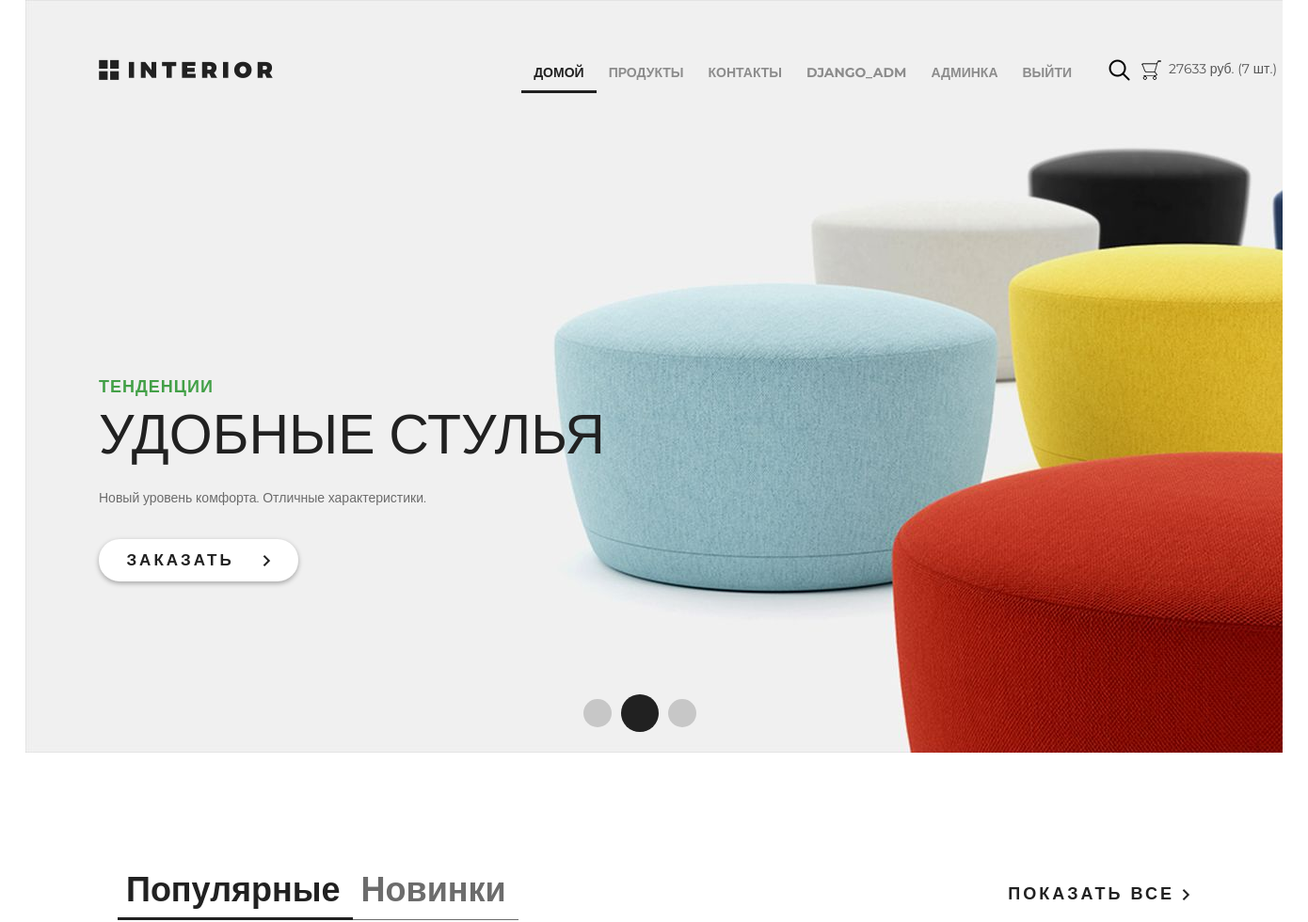
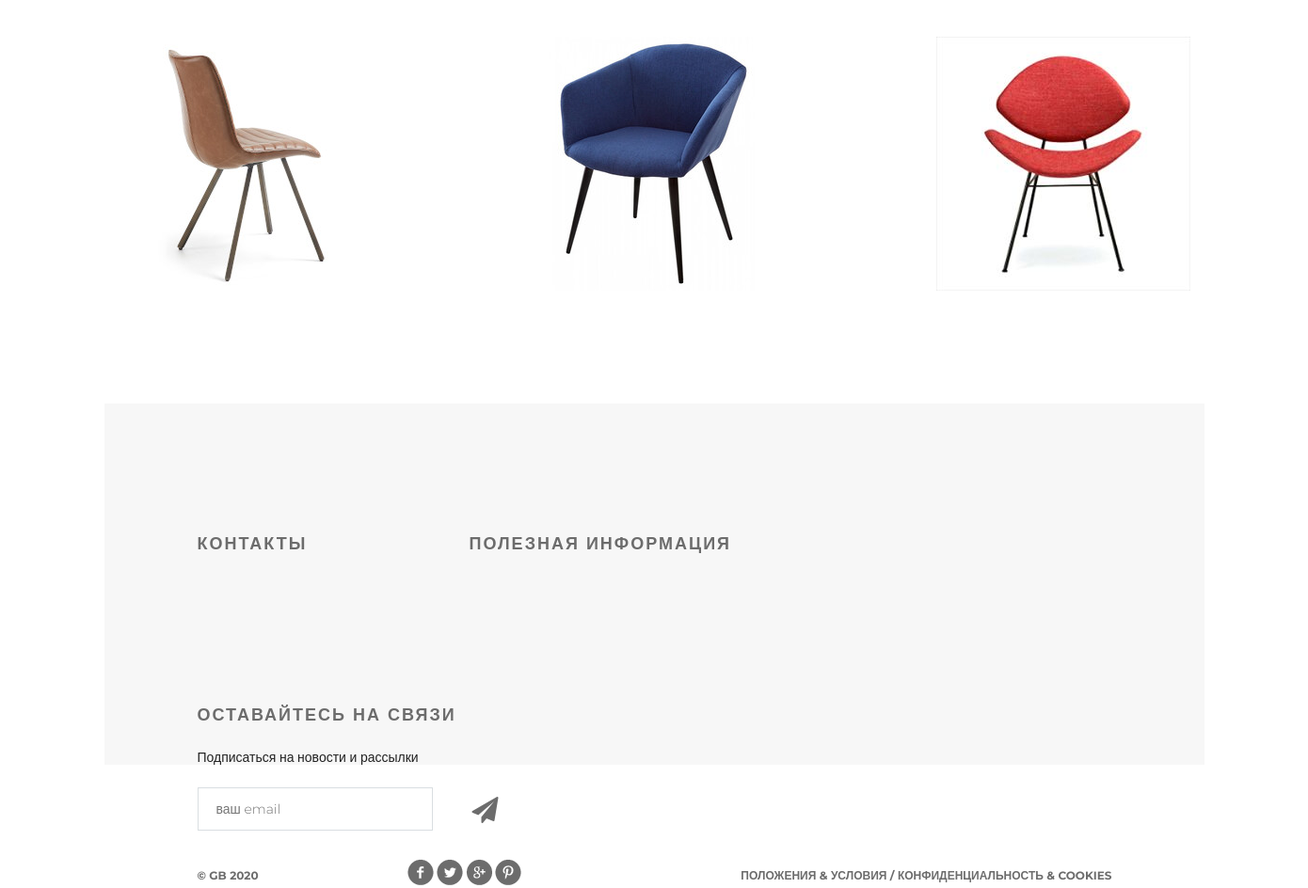
Page / (signed in) on the committed database (2 pictures, top to bottom).
### authapp/models.py (models this page shows)
class ShopUser(AbstractUser):
    avatar = models.ImageField(upload_to='users_avatars', blank=True, verbose_name='аватар')
    age = models.PositiveSmallIntegerField(verbose_name='Возраст')

### basketapp/models.py (models this page shows)
class Basket(models.Model):
    user = models.ForeignKey(settings.AUTH_USER_MODEL, on_delete=models.CASCADE, related_name='basket')
    product = models.ForeignKey(Product, on_delete=models.CASCADE)
    quantity = models.PositiveIntegerField(verbose_name='количество', default=0)
    add_datetime = models.DateTimeField(auto_now_add=True, verbose_name='время')
    class Meta:
        verbose_name_plural = 'Наборы товаров'
        verbose_name = 'Набор товаров'
        ordering = ['-add_datetime']
    @property
    def product_cost(self):
        return self.product.price * self.quantity
    @property
    def total_quantity(self):
        _items = Basket.objects.filter(user=self.user)
        _total_quantity = sum(list(map(lambda x: x.quantity, _items)))
        return _total_quantity
    @property
    def total_cost(self):
        _items = Basket.objects.filter(user=self.user)
        _total_cost = sum(list(map(lambda x: x.product_cost, _items)))
        return _total_cost

### mainapp/models.py (models this page shows, shortened)
class Product(models.Model):
    category = models.ForeignKey(ProductCategory, on_delete=models.CASCADE, verbose_name='Категория')
    name = models.CharField(max_length=128, verbose_name='Название')
    image = models.ImageField(upload_to='products_images', blank=True, verbose_name='Изображение')
    short_desc = models.CharField(max_length=120, verbose_name='Краткое описание')
    description = models.TextField(verbose_name='Описание', blank=True)
    price = models.DecimalField(verbose_name='Цена', max_digits=8, decimal_places=2, default=0)
    quantity = models.PositiveIntegerField(default=0, verbose_name='Количество на складе')
    is_active = models.BooleanField(default=True, verbose_name='Активен')

### mainapp/views.py (the view)
# urls.py: path('', mainapp.main, name='main'),
def main(request):
    title = 'Главная'
    products = Product.objects.all()[:3]
    content = {
        'title': title,
        'products': products,
        'basket': get_basket(request.user),
    }
    return render(request, 'mainapp/index.html', content)

### mainapp/views.py (called while the page is built)
def get_basket(user):
    basket = []
    if user.is_authenticated:
        return Basket.objects.filter(user=user)
    return []

### mainapp/templates/mainapp/index.html (shortened to what this page needs)
{% extends 'mainapp/base.html' %}
{% load static %}
{% block css %}
	{{ block.super }}
{% endblock %}
{% block menu %}
		<div class="slider">
			<div class="header clearfix">
				<a href="./" class="logo"></a>
				{% include 'mainapp/includes/inc_main_menu.html'  %}
			</div>
			<div class="text-slider">
				<h3 class="green">тенденции</h3>
				<h3 class="big"> удобные стулья</h3>
				<p>Новый уровень комфорта. Отличные характеристики.</p>
				<a href="#" class="button-order">заказать <img src="{% static 'img/arrow.png' %}" alt=""></a>
			</div>
			<div class="navi">
				<a href="#"></a><a href="#"></a><a href="#"></a>
			</div>
		</div>
{% endblock %}
{% block content %}
	<div class="featured">
			<div class="featured-menu">
					<a class="active" href="#">Популярные</a><a href="#">Новинки</a>
			</div>
			<a class="explore" href="#">показать все <img src="{% static 'img/arrow.png' %}" alt=""></a>
			<div class="clearfix">
			</div>
			<div class="tab-content">
				{% for product in products %}
					<div class="block">
						<a href="{% url 'basket:add' product.pk %}"><img src="/media/{{ product.image}}" alt="#">
						</a>
					</div>
				{% endfor %}
			</div>
		</div>
{% endblock %}

### mainapp/templates/mainapp/includes/inc_main_menu.html
<ul class="menu">
    <li>
        <a href="{% url 'main' %}" {% if request.resolver_match.url_name == 'main' %}class="active"{% endif %}>
        домой
        </a>
    </li>
    <li>
        <a href="{% url 'products:index' %}"{% if request.resolver_match.namespace == 'category' %}class="active"{% endif %}>
        продукты
        </a>
    </li>
    <li>
        <a href="{% url 'contact' %}"{% if request.resolver_match.url_name == 'contact' %}class="active"{% endif %}>
        контакты
        </a>
    </li>
    {% if user.is_authenticated %}
        <li>
            <a href="{% url 'auth:edit' %}">
                {{ user.first_name|default:'Пользователь' }}
            </a>
        </li>
    {% endif %}
    {% if user.is_superuser %}
        <li>
            <a href="{% url 'admin:users' %}">админка</a>
        </li>
    {% endif %}
    {% if user.is_authenticated %}
        <li>
        <a href="{% url 'auth:logout' %}">выйти</a>
        </li>
    {% else %}
        <li>
            <a href="{% url 'auth:login' %}">войти</a>
        </li>
    {% endif %}
</ul>
<a href="#" class="search"></a>
<a href="{% url 'basket:view' %} " class="basket">
<span>
    {% if basket %}{{ basket.0.total_cost|floatformat:0 }} руб. ({{ basket.0.total_quantity }} шт.){% endif %}
</span>
</a>

### static/css/style.css (style rules this page uses)
* { margin: 0; padding: 0; }
body { font-family: 'Montserrat', sans-serif; }
html, body { height: 100%; }
.slider { height: 800px; background-image: url(/static/img/slider.jpg); padding-left: 78px; padding-right: 211px; position: relative; }
.logo { background-image: url(/static/img/logo.png); margin-top: 63px; width: 185px; height: 22px; float: left; }
.menu { list-style-type: none; margin-top: 67px; float: right; }
.menu li { float: left; }
.menu a { color: #8c8c8c; font-size: 14px; font-weight: 700; text-align: right; text-transform: uppercase; text-decoration: none; padding: 10px 13px; }
.menu .active { color: #212121; font-weight: 700; border-bottom: 3px solid #212121; }
.search { display: block; width: 23px; height: 23px; background-image: url(/static/img/search.png); position: absolute; top: 63px; left: 1151px; }
.basket { display: block; width: 23px; height: 23px; background-image: url(/static/img/basket.png); position: absolute; top: 63px; left: 1185px; text-decoration: none; color: #555; }
.basket span { display: block; margin-left: 30px; width: 150px; }
.clearfix:after { content: ""; display: block; clear: both; }
.text-slider { margin-top: 288px; position: absolute; }
.text-slider p { color: #6c6c6c; font-size: 14px; text-align: left; width: 458px; line-height: 24px; }
.button-order { background-color: #ffffff; box-shadow: 0px 2px 4.85px 0.15px rgba(33, 33, 33, 0.35); width: 212px; height: 45px; display: block; text-transform: uppercase; text-align: center; border-radius: 22px; text-decoration: none; color: #212121; font-size: 17px; font-weight: 700; line-height: 45px; margin-top: 32px; letter-spacing: 3px; }
.button-order img { padding-left: 22px; }
.green { text-transform: uppercase; color: #43a047; font-size: 18px; font-weight: 700; text-align: left; margin-bottom: 22px; line-height: 13px; letter-spacing: 1px; }
.big { color: #212121; font-size: 59px; line-height: 43px; text-transform: uppercase; font-weight: 100; margin-bottom: 34px; }
.navi { position: absolute; bottom: 22px; right: 618px; display: flex; width: 130px; height: 40px; justify-content: space-between; align-items: center; }
.navi a { display: block; width: 30px; height: 30px; border-radius: 50%; background-color: rgba(33, 33, 33, 0.2); float: left; margin: 0px 5px; }
.navi a:nth-child(2) { display: block; width: 40px; height: 40px; border-radius: 50%; background-color: #212121; float: left; margin: 0px; }
.featured { padding-left: 98px; padding-right: 98px; }
.featured-menu { margin-top: 120px; width: 300px; height: 49px; float: left; }
.featured-menu a { color: #6c6c6c; font-size: 36px; font-weight: 700; text-align: left; text-decoration: none; border-bottom: 1px solid #6c6c6c; padding-bottom: 10px; padding-right: 13px; padding-left: 9px; }
.featured-menu .active { font-size: 36px; font-weight: 700; text-align: left; color: #212121; border-bottom: 3px solid #212121; padding-bottom: 8px; }
.explore { text-transform: uppercase; color: #212121; font-size: 18px; font-weight: 700; line-height: 24px; text-align: center; float: right; margin-top: 138px; letter-spacing: 3px; text-decoration: none; }
.tab-content { margin-top: 50px; display: flex; justify-content: space-between; margin-bottom: 120px; }
.tab-content .block { height: 270px; width: 270px; position: relative; }

### rows in the picture
ShopUser: first_name "DJANGO_ADM"
Basket: user+product+quantity "27633", user+quantity "7"
Product: image (picture)
Product: image (picture)
Product: image (picture)
